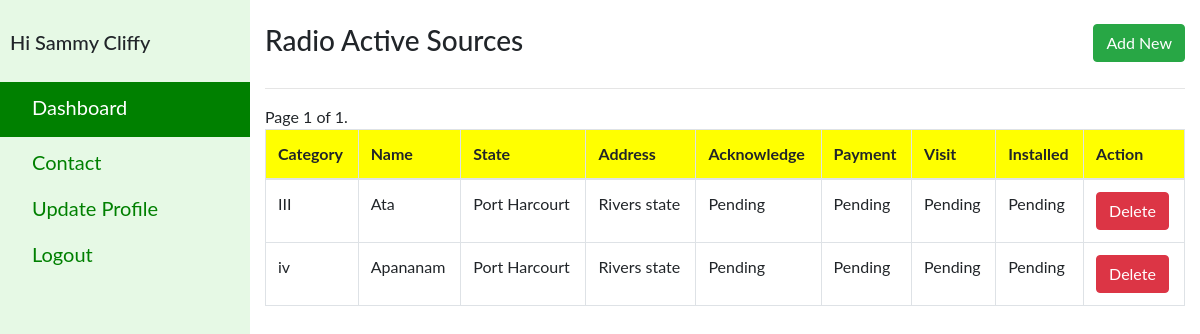
Page /dashboard/ (signed in) on the earlier database version.
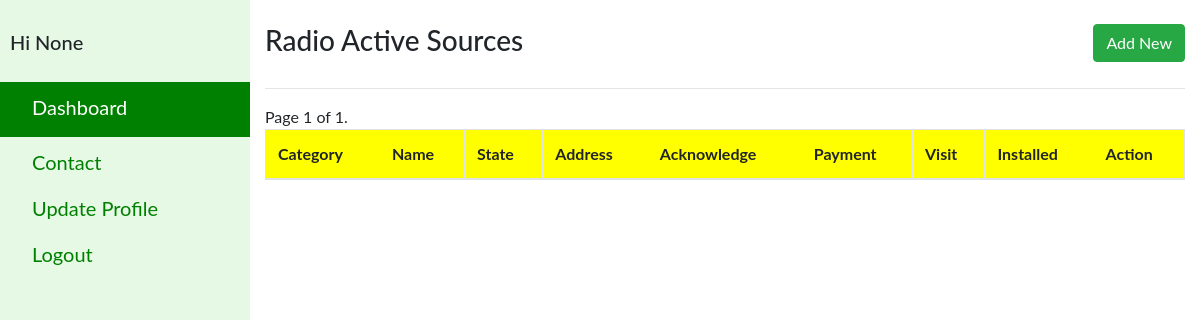
Same page on the later database version.
### app/models.py (models this page shows, shortened)
class User(AbstractUser):
    username = None
    email = models.EmailField(('email address'), unique=True)
    companyAddress = models.CharField(max_length=255, null=True)
    companyName = models.CharField(max_length=255, null=True)
    contactPerson = models.CharField(max_length=255, null=True)
    contactPhone = models.CharField(max_length=255, null=True)
    USERNAME_FIELD = 'email'
    REQUIRED_FIELDS = ['username']
    '''
	@property
	def is_estateuser(self):
		#"Is the user an estate occupant?"
		return self.is_estateuser

	@property
	def is_estateguard(self):
		#"Is the user an estate guard?"
		return self.is_estateguard

	@property
	def is_estateadmin(self):
		#"Is the user an estate admin member?"
		return self.is_estateadmin
	'''

class RadioActiveSourcesModel(models.Model):
    user = models.ForeignKey(User, on_delete=models.CASCADE, null=True)
    acknowleged = models.BooleanField(default=False)
    payment = models.BooleanField(default=False)
    siteVisit = models.BooleanField(default=False)
    installation = models.BooleanField(default=False)
    sourceCategory = models.CharField(max_length=255, null=True)
    sourceName = models.CharField(max_length=255, null=True)
    sourceState = models.CharField(max_length=255, null=True)
    sourceAddress = models.CharField(max_length=255, null=True)
    date = models.DateTimeField(auto_now=True)

### app/views.py (the view)
# urls.py: url(r'^dashboard/$',views.dashboard, name="dashboard"),
@login_required
def dashboard(request):
    sources = RadioActiveSourcesModel.objects.filter(user=request.user)
    paginator = Paginator(sources, 10)  # Show 25 contacts per page.
    page_number = request.GET.get('page')
    page_obj = paginator.get_page(page_number)
    data = {
        'page_obj': page_obj,
    }
    return render(request, 'app/dashboard.html', data)

### app/templates/app/dashboard.html (shortened to what this page needs)
<!DOCTYPE html>
<html>
  <head>
  <link rel="stylesheet" href="https://maxcdn.bootstrapcdn.com/bootstrap/4.5.2/css/bootstrap.min.css">
  </head>
  <body>
    <div class="sidenav">
      <div class="person">
        <h5 style="padding-left:10px; padding-top:10px; padding-bottom:20px;">Hi {{request.user.contactPerson}}</h5>
      </div>
      <a href="#" class="active">Dashboard</a>
      <a href="{% url 'contact' %}">Contact</a>
      <a href="{% url 'update_profile' %}">Update Profile</a>
      <a href="{% url 'logout' %}">Logout</a>
    </div>
    <div class="main">
      <div class="container">
        <h3 style="float: left">Radio Active Sources</h3>
        <a
          href="{% url 'addsource' %}"
          class="btn btn-success"
          style="float: right"
          >Add New</a
        >
        <br />
        <br />
        <hr />
        <table class="table table-bordered table-hover">
         <thead style="background-color: yellow;">
            <th>Category</th>
            <th>Name</th>
            <th>State</th>
            <th>Address</th>
            <th>Acknowledge</th>
            <th>Payment</th>
            <th>Visit</th>
            <th>Installed</th>
            <th>Action</th>
         </thead>
          {% for obj in page_obj %}
            <tr data-href='url://'>
              <td>
                {{obj.sourceCategory}}
              </td>
              <td>
                {{obj.sourceName}}
              </td>
              <td>
                {{obj.sourceState}}
              </td>
              <td>
                {{obj.sourceAddress}}
              </td>
              <td>
                {% if obj.acknowleged == False %}
                  Pending
               {% else %}
              Approved
               {% endif %}
              </td>
              <td>
                {% if obj.payment == False %}
                  Pending
               {% else %}
              Approved
               {% endif %}
              </td>
              <td>
                {% if obj.siteVisit == False %}
                  Pending
               {% else %}
              Approved
               {% endif %}
              </td>
              <td>
                {% if obj.installation == False %}
                  Pending
               {% else %}
              Approved
               {% endif %}
              </td>
              <td>
                <button type="button" class="btn btn-danger" data-toggle="modal" data-target="#myModal">Delete</button>
              </td>
            </tr>
          {% endfor%}
          <div class="pagination">
              <span class="step-links">
                  <span class="current">
                      Page {{ page_obj.number }} of {{ page_obj.paginator.num_pages }}.
                  </span>
        </table>
      </div>
    </div>
    </body>
</html>

### app/templates/app/dashboard.html (style rules this page uses)
body { font-family: "Lato", sans-serif; }
.sidenav { height: 100%; width: 250px; position: fixed; z-index: 1; top: 0; left: 0; background: rgba(10, 197, 4, 0.1); overflow-x: hidden; padding-top: 20px; }
.sidenav a { padding: 6px 6px 6px 32px; text-decoration: none; padding-top: 10px; font-size: 20px; display: block; }
.active { width: 100%; height: 55px; color: white; background: green; }
a { color:green; }
.main { margin-top: 2%; margin-left: 250px; }

Differences in the rows shown:
removed RadioActiveSourcesModel: sourceCategory "III", sourceName "Ata", sourceState "Port Harcourt", sourceAddress "Rivers state", acknowleged "Pending", payment "Pending", siteVisit "Pending", installation "Pending"
removed RadioActiveSourcesModel: sourceCategory "iv", sourceName "Apananam", sourceState "Port Harcourt", sourceAddress "Rivers state", acknowleged "Pending", payment "Pending", siteVisit "Pending", installation "Pending"
changed User: user.contactPerson "Sammy Cliffy" → "None"
